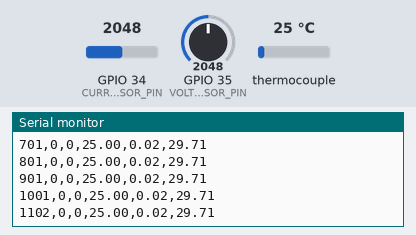
The sketch below on a simulated ESP32. Shown: the last lines printed to the serial monitor. Inputs (shaded band) come from the test bench; at power-on: thermocouple 25 °C, GPIO 34 (CURRENT_SENSOR_PIN) = 2048, GPIO 35 (VOLTAGE_SENSOR_PIN) = 2048.

Above: at 1.2 s.
1.3 s: thermocouple set to 6 °C
At 1.31 s:
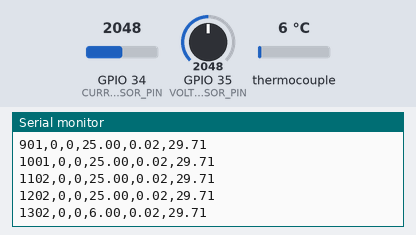
2.8 s: GPIO 34 (CURRENT_SENSOR_PIN) set to 2866
At 2.81 s:
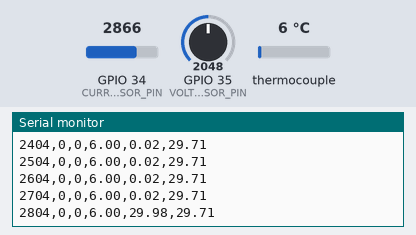
4.3 s: GPIO 35 (VOLTAGE_SENSOR_PIN) set to 2866
At 4.31 s:
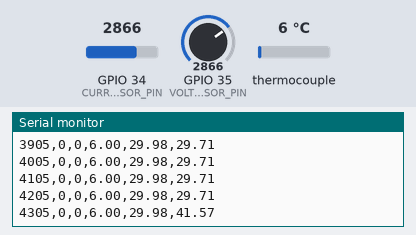
5.8 s: thermocouple set to 75 °C
At 5.81 s:
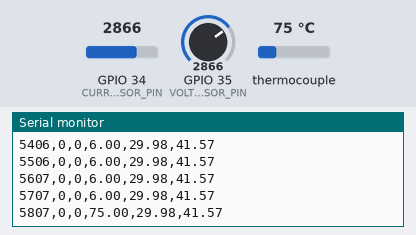
7.3 s: GPIO 34 (CURRENT_SENSOR_PIN) set to 3603
At 7.31 s:
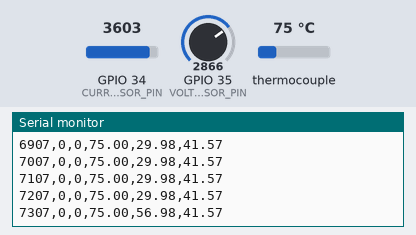
8.8 s: GPIO 35 (VOLTAGE_SENSOR_PIN) set to 3603
At 8.81 s:
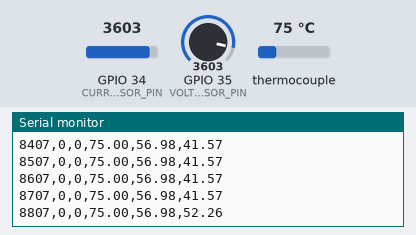
Timing chart, 0 to 11.3 s (numbered marks = the images above; inputs shaded):
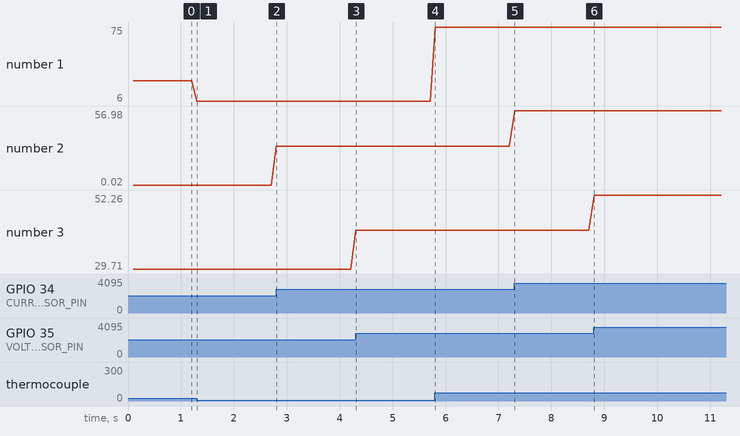

The sketch:

can_sensor_daq_node.ino
```cpp
/*
 * Embedded DAQ Node Firmware (ESP32 / Arduino)
 * Reads CAN-Bus ECU parameters (RPM, Speed) + Peripheral Sensors (Temp, Current, Voltage)
 * Outputs synchronized CSV telemetry over Serial at 10Hz
 */

#include <SPI.h>
#include <mcp2515.h>
#include "max6675.h"

// Pin Definitions
const int CAN_CS_PIN = 5;
const int THERMO_SO = 19;
const int THERMO_CS = 23;
const int THERMO_CLK = 18;
const int CURRENT_SENSOR_PIN = 34;
const int VOLTAGE_SENSOR_PIN = 35;

MCP2515 mcp2515(CAN_CS_PIN);
MAX6675 thermocouple(THERMO_CLK, THERMO_CS, THERMO_SO);
struct can_frame canMsg;

// Telemetry Variables
int vehicle_rpm = 0;
int vehicle_speed_kmh = 0;
float component_temp_c = 0.0;
float battery_current_a = 0.0;
float battery_voltage_v = 48.0;

unsigned long lastSampleTime = 0;
const unsigned long sampleInterval = 100; // 100ms = 10Hz

void setup() {
  Serial.begin(115200);

  // Initialize CAN Bus at 500kbps (Standard Automotive OBD-II)
  mcp2515.reset();
  mcp2515.setBitrate(CAN_500KBPS, MCP_8MHZ);
  mcp2515.setNormalMode();

  Serial.println("TIMESTAMP_MS,SPEED_KMH,RPM,TEMP_C,CURRENT_A,VOLTAGE_V");
}

void loop() {
  // 1. Read incoming CAN frames from Vehicle ECU
  if (mcp2515.readMessage(&canMsg) == MCP2515::ERROR_OK) {
    if (canMsg.can_id == 0x7E8) { // Standard OBD-II Response ID
      uint8_t pid = canMsg.data[2];
      if (pid == 0x0C) { // Engine/Motor RPM
        vehicle_rpm = ((canMsg.data[3] * 256) + canMsg.data[4]) / 4;
      } else if (pid == 0x0D) { // Vehicle Speed
        vehicle_speed_kmh = canMsg.data[3];
      }
    }
  }

  // 2. Sample Peripheral Sensors & Transmit at fixed 10Hz interval
  if (millis() - lastSampleTime >= sampleInterval) {
    lastSampleTime = millis();

    // Read K-Type Thermocouple
    component_temp_c = thermocouple.readCelsius();

    // Read Hall-Effect Current Sensor (Calibrated for 30A/150A module)
    int rawCurrent = analogRead(CURRENT_SENSOR_PIN);
    float voltageOut = (rawCurrent / 4095.0) * 3.3;
    battery_current_a = (voltageOut - 1.65) / 0.022;

    // Read Voltage Divider for Pack Voltage
    int rawVoltage = analogRead(VOLTAGE_SENSOR_PIN);
    battery_voltage_v = ((rawVoltage / 4095.0) * 3.3) * 18.0;

    // Output Synchronized Data Frame
    Serial.print(lastSampleTime); Serial.print(",");
    Serial.print(vehicle_speed_kmh); Serial.print(",");
    Serial.print(vehicle_rpm); Serial.print(",");
    Serial.print(component_temp_c, 2); Serial.print(",");
    Serial.print(battery_current_a, 2); Serial.print(",");
    Serial.println(battery_voltage_v, 2);
  }
}
```

Measured:
- after the input at 1.3 s, the serial monitor: prints a new line at once (image 1)
- after the input at 2.8 s, the serial monitor: prints a new line at once (image 2)
- after the input at 4.3 s, the serial monitor: prints a new line at once (image 3)
- after the input at 5.8 s, the serial monitor: prints a new line at once (image 4)
- after the input at 7.3 s, the serial monitor: prints a new line at once (image 5)
- after the input at 8.8 s, the serial monitor: prints a new line at once (image 6)
- plotted number 1: 25 → 6 after the input at 1.3 s, 6 → 75 after the input at 5.8 s
- plotted number 2: 0.02 → 29.98 after the input at 2.8 s, 29.98 → 56.98 after the input at 7.3 s
